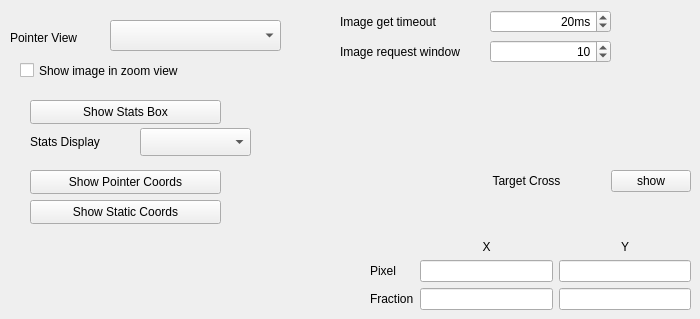
   <widget class="QWidget" name="tabSetup">
    <attribute name="title">
     <string>Setup</string>
    </attribute>
    <widget class="QCheckBox" name="ViewViewModecheckBox">
     <property name="geometry">
      <rect>
       <x>20</x>
       <y>60</y>
       <width>231</width>
       <height>21</height>
      </rect>
     </property>
     <property name="text">
      <string>Show image in zoom view</string>
     </property>
     <property name="checked">
      <bool>false</bool>
     </property>
    </widget>
    <widget class="QComboBox" name="pointerViewModecomboBox">
     <property name="geometry">
      <rect>
       <x>110</x>
       <y>20</y>
       <width>171</width>
       <height>31</height>
      </rect>
     </property>
    </widget>
    <widget class="QLabel" name="label">
     <property name="geometry">
      <rect>
       <x>10</x>
       <y>30</y>
       <width>101</width>
       <height>16</height>
      </rect>
     </property>
     <property name="text">
      <string>Pointer View</string>
     </property>
    </widget>
    <widget class="QSpinBox" name="imtimerspinBox">
     <property name="geometry">
      <rect>
       <x>490</x>
       <y>10</y>
       <width>121</width>
       <height>23</height>
      </rect>
     </property>
     <property name="alignment">
      <set>Qt::AlignRight|Qt::AlignTrailing|Qt::AlignVCenter</set>
     </property>
     <property name="suffix">
      <string>ms</string>
     </property>
     <property name="minimum">
      <number>1</number>
     </property>
     <property name="maximum">
      <number>3600000</number>
     </property>
     <property name="singleStep">
      <number>10</number>
     </property>
     <property name="value">
      <number>20</number>
     </property>
    </widget>
    <widget class="QLabel" name="label_2">
     <property name="geometry">
      <rect>
       <x>340</x>
       <y>12</y>
       <width>141</width>
       <height>20</height>
      </rect>
     </property>
     <property name="text">
      <string>Image get timeout</string>
     </property>
    </widget>
    <widget class="QSpinBox" name="imageWindowSpinBox">
     <property name="geometry">
      <rect>
       <x>490</x>
       <y>40</y>
       <width>121</width>
       <height>23</height>
      </rect>
     </property>
     <property name="alignment">
      <set>Qt::AlignRight|Qt::AlignTrailing|Qt::AlignVCenter</set>
     </property>
     <property name="minimum">
      <number>1</number>
     </property>
     <property name="maximum">
      <number>128</number>
     </property>
     <property name="value">
      <number>10</number>
     </property>
    </widget>
    <widget class="QLabel" name="imageWindowLabel">
     <property name="geometry">
      <rect>
       <x>340</x>
       <y>42</y>
       <width>141</width>
       <height>20</height>
      </rect>
     </property>
     <property name="text">
      <string>Image request window</string>
     </property>
    </widget>
    <widget class="QPushButton" name="statsBoxButton">
     <property name="geometry">
      <rect>
       <x>30</x>
       <y>100</y>
       <width>191</width>
       <height>24</height>
      </rect>
     </property>
     <property name="text">
      <string>Show Stats Box</string>
     </property>
    </widget>
    <widget class="QLabel" name="statsDisplayModeLabel">
     <property name="geometry">
      <rect>
       <x>30</x>
       <y>130</y>
       <width>111</width>
       <height>24</height>
      </rect>
     </property>
     <property name="text">
      <string>Stats Display</string>
     </property>
    </widget>
    <widget class="QComboBox" name="statsDisplayModeCombo">
     <property name="geometry">
      <rect>
       <x>140</x>
       <y>128</y>
       <width>111</width>
       <height>28</height>
      </rect>
     </property>
    </widget>
    <widget class="QPushButton" name="toolTipCoordsButton">
     <property name="geometry">
      <rect>
       <x>30</x>
       <y>170</y>
       <width>191</width>
       <height>24</height>
      </rect>
     </property>
     <property name="text">
      <string>Show Pointer Coords</string>
     </property>
    </widget>
    <widget class="QPushButton" name="staticCoordsButton">
     <property name="geometry">
      <rect>
       <x>30</x>
       <y>200</y>
       <width>191</width>
       <height>24</height>
      </rect>
     </property>
     <property name="text">
      <string>Show Static Coords</string>
     </property>
    </widget>
    <widget class="QWidget" name="verticalLayoutWidget">
     <property name="geometry">
      <rect>
       <x>370</x>
       <y>170</y>
       <width>321</width>
       <height>140</height>
      </rect>
     </property>
     <layout class="QVBoxLayout" name="vLayoutTargetCross">
      <item>
       <layout class="QHBoxLayout" name="hlTargetCross" stretch="1,2,1">
        <item>
         <spacer name="horizontalSpacer">
          <property name="orientation">
           <enum>Qt::Horizontal</enum>
          </property>
          <property name="sizeHint" stdset="0">
           <size>
            <width>40</width>
            <height>20</height>
           </size>
          </property>
         </spacer>
        </item>
        <item>
         <widget class="QLabel" name="labelTargetCross">
          <property name="text">
           <string>Target Cross</string>
          </property>
          <property name="alignment">
           <set>Qt::AlignCenter</set>
          </property>
         </widget>
        </item>
        <item>
         <widget class="QPushButton" name="buttonTargetCross">
          <property name="text">
           <string>show</string>
          </property>
         </widget>
        </item>
       </layout>
      </item>
      <item>
       <layout class="QGridLayout" name="gLayoutTargetCross">
        <item row="2" column="2">
         <widget class="QLineEdit" name="lineEditTargetFractionY"/>
        </item>
        <item row="1" column="1">
         <widget class="QLineEdit" name="lineEditTargetPixelX"/>
        </item>
        <item row="1" column="0">
         <widget class="QLabel" name="labelPixel">
          <property name="text">
           <string>Pixel</string>
          </property>
         </widget>
        </item>
        <item row="2" column="0">
         <widget class="QLabel" name="labelFraction">
          <property name="text">
           <string>Fraction</string>
          </property>
         </widget>
        </item>
        <item row="2" column="1">
         <widget class="QLineEdit" name="lineEditTargetFractionX"/>
        </item>
        <item row="0" column="2">
         <widget class="QLabel" name="labelTargetY">
          <property name="text">
           <string>Y</string>
          </property>
          <property name="alignment">
           <set>Qt::AlignBottom|Qt::AlignHCenter</set>
          </property>
         </widget>
        </item>
        <item row="0" column="1">
         <widget class="QLabel" name="labelTargetX">
          <property name="text">
           <string>X</string>
          </property>
          <property name="alignment">
           <set>Qt::AlignBottom|Qt::AlignHCenter</set>
          </property>
         </widget>
        </item>
        <item row="1" column="2">
         <widget class="QLineEdit" name="lineEditTargetPixelY"/>
        </item>
       </layout>
      </item>
     </layout>
    </widget>
   </widget>
